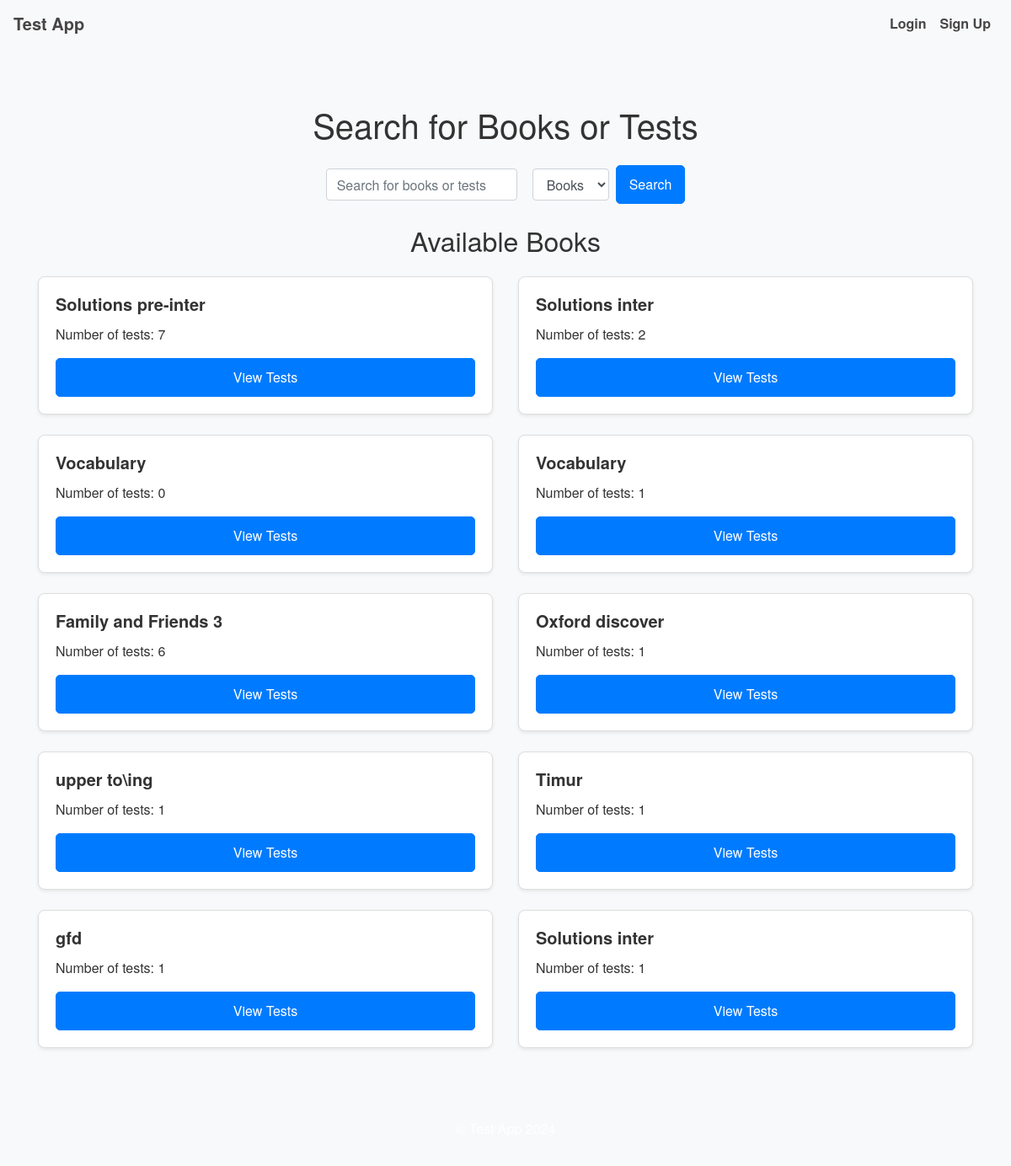
The page / on the database its author committed.
### app.py (models this page shows)
class Book(db.Model):
    __tablename__ = 'book'  # Explicitly specify table name
    id = db.Column(db.Integer, primary_key=True)
    title = db.Column(db.String(150), nullable=False)
    tests = db.relationship('Test', backref='book', lazy=True)

### app.py (the view)
@app.route('/')
def index():
    books = Book.query.all()  # Fetch all books
    return render_template('index.html', books=books)

### app.py (called while the page is built)
@app.context_processor
def inject_csrf_token():
    return dict(csrf_token=generate_csrf())

### templates/index.html (shortened to what this page needs)
{% extends "base.html" %}
{% block content %}
  <h1 class="my-4 text-center">Search for Books or Tests</h1>
  <form method="GET" action="{{ url_for('search') }}" class="form-inline justify-content-center mb-4">
    <div class="form-group">
      <input type="text" name="query" id="search_query" class="form-control" placeholder="Search for books or tests" required>
    </div>
    <div class="form-group mx-2">
      <select name="search_option" id="search_option" class="form-control">
        <option value="books">Books</option>
      </select>
    </div>
    <button type="submit" class="btn btn-primary">Search</button>
  </form>
  <h2 class="my-4 text-center">Available Books</h2>
  <div class="row">
    {% for book in books %}
      <div class="col-12 col-md-6 mb-4">
        <div class="card h-100 shadow-sm">
          <div class="card-body">
            <h5 class="card-title">{{ book.title }}</h5>
            <p class="card-text">Number of tests: {{ book.tests|length }}</p>
            <a href="{{ url_for('book_tests', book_id=book.id) }}" class="btn btn-primary btn-block">View Tests</a>
          </div>
        </div>
      </div>
    {% else %}
      <p class="text-center">No books available.</p>
    {% endfor %}
  </div>
{% endblock %}

### templates/base.html (shortened to what this page needs)
<!DOCTYPE html>
<html lang="en">
<head>
  <link rel="stylesheet" href="https://stackpath.bootstrapcdn.com/bootstrap/4.5.2/css/bootstrap.min.css">
  <link rel="stylesheet" href="{{ url_for('static', filename='styles.css') }}">
</head>
<body>
  <nav class="navbar navbar-expand-lg navbar-light bg-light">
    <a class="navbar-brand" href="{{ url_for('index') }}">Test App</a>
    <div class="collapse navbar-collapse" id="navbarNav">
      <ul class="navbar-nav ml-auto">
        {% if current_user.is_authenticated %}
          <li class="nav-item">
            <span class="navbar-text">Hello, {{ current_user.username }}!</span>
          </li>
          <li class="nav-item">
            <a class="nav-link" href="{{ url_for('logout') }}">Logout</a>
          </li>
        {% else %}
          <li class="nav-item">
            <a class="nav-link" href="{{ url_for('login') }}">Login</a>
          </li>
          <li class="nav-item">
            <a class="nav-link" href="{{ url_for('signup') }}">Sign Up</a>
          </li>
        {% endif %}
      </ul>
    </div>
  </nav>
  <div class="container mt-4">
    {% block content %}{% endblock %}
  </div>
  <footer class="bg-light text-center py-3 mt-4">
    <p>© Test App 2024</p>
  </footer>
</body>
</html>

### static/styles.css (style rules this page uses)
body { font-family: 'Helvetica Neue', Arial, sans-serif; background-color: #f8f9fa; color: #333; }
.navbar { background-color: #007bff; }
.navbar-brand, .nav-link { color: rgb(71, 69, 69) !important; font-weight: bold; }
.container { padding-top: 20px; padding-bottom: 20px; }
.card { border: 1px solid #ddd; border-radius: 8px; transition: transform 0.2s ease-in-out; }
.card-title { font-size: 1.25rem; font-weight: bold; }
.card-text { font-size: 1rem; }
.btn { font-size: 1rem; padding: 10px 15px; border-radius: 5px; }
.btn-primary { background-color: #007bff; border-color: #007bff; }
.form-inline .form-group { margin-right: 10px; }
input.form-control, select.form-control { width: auto; display: inline-block; vertical-align: middle; }
footer { background-color: #007bff; color: white; padding: 20px 0; text-align: center; }
@media (min-width: 769px) { .card { transition: transform 0.2s ease-in-out; } }

### rows shown on the page
Book: title "Solutions pre-inter", tests|length "7"
Book: title "Solutions inter", tests|length "2"
Book: title "Vocabulary", tests|length "0"
Book: title "Vocabulary", tests|length "1"
Book: title "Family and Friends 3", tests|length "6"
Book: title "Oxford discover", tests|length "1"
Book: title "upper to\\ing", tests|length "1"
Book: title "Timur", tests|length "1"
Book: title "gfd", tests|length "1"
Book: title "Solutions inter", tests|length "1"
